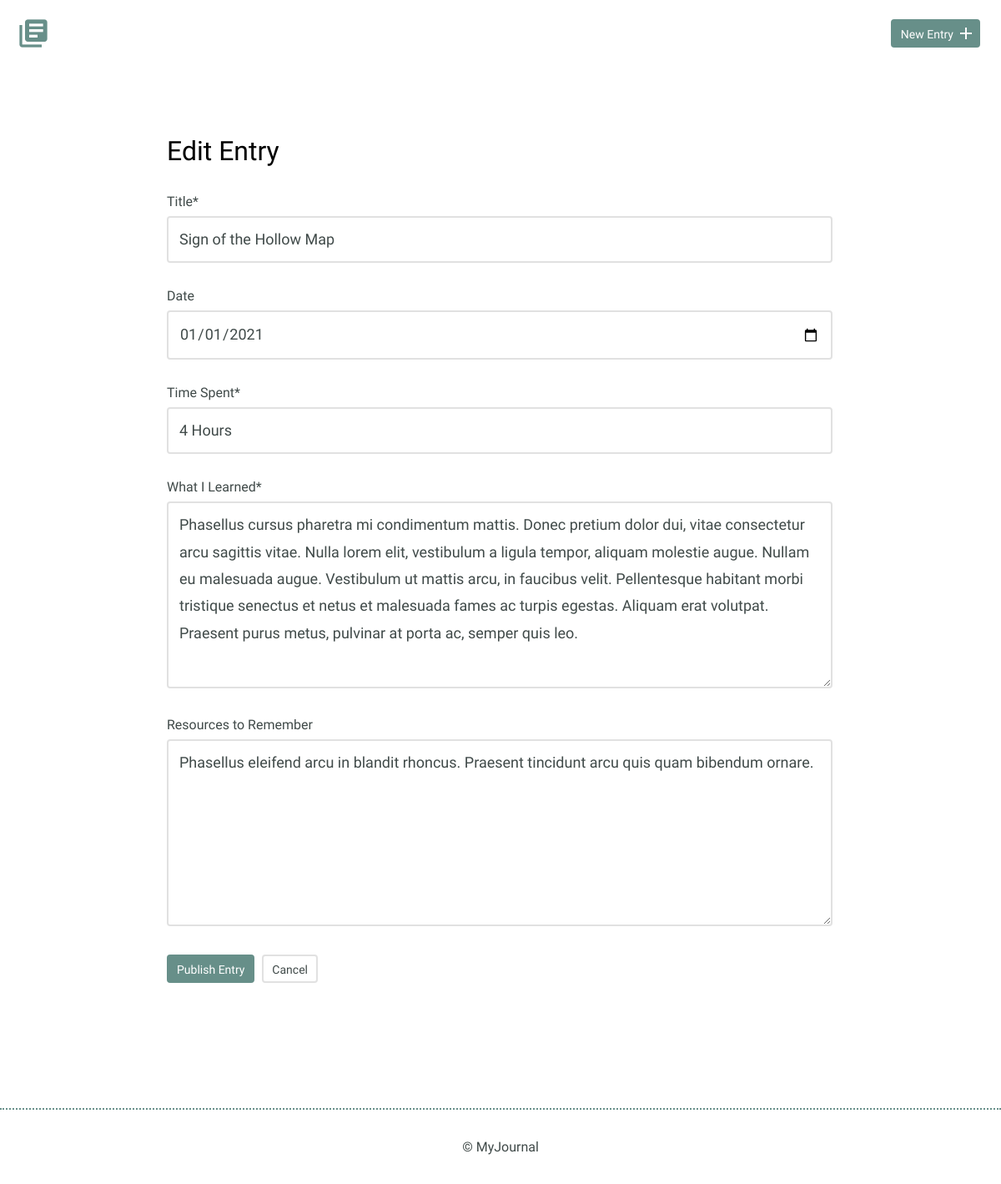
Page /edit.php?id=2 on the committed database.
### tables this page shows
CREATE TABLE "entries" (
	`id`	INTEGER,
	`title`	TEXT,
	`date`	TEXT,
	`time_spent`	INTEGER,
	`learned`	BLOB,
	`resources`	BLOB,
	PRIMARY KEY(`id`)
);

### inc/functions.php (called while the page is built, shortened)
<?php
function get_entry_single($id)
{
    require 'database.php';
    $sql = 'SELECT title, date, time_spent, learned, resources
            From entries WHERE id = ?';
    try {
        $results = $db->prepare($sql);
        $results->bindValue(1, $id, PDO::PARAM_INT);
        $results->execute();
    } catch (Exception $e) {
        echo $e->getMessage();
        exit;
    }
    return $results->fetch();
}

### edit.php (the view, shortened to what this page needs)
<?php
$pageTitle = 'Edit Journal';
$id = filter_input(INPUT_GET, 'id', FILTER_SANITIZE_NUMBER_INT);
require 'inc/functions.php';
require 'inc/globals.php';
$entry = get_entry_single($id);
$title = $entry['title'];
$date = $entry['date'];
$time = $entry['time_spent'];
$learned = $entry['learned'];
$resources = $entry['resources'];
echo $htmlHeader;
?>
<div class="edit-entry">
    <h2>Edit Entry</h2>
        <form method="post" action="">
            <label for="title"> Title*</label>
            <input id="title" type="text" name="title" value="<?php echo $title; ?>"><br>
            <label for="date">Date</label>
            <input id="date" type="date" name="date" value="<?php echo $date; ?>"><br>
            <label for="time-spent"> Time Spent*</label>
            <input id="time-spent" type="text" name="timeSpent" value="<?php echo $time; ?>"><br>
            <label for="what-i-learned">What I Learned*</label>
            <textarea id="what-i-learned" rows="5" name="whatILearned"><?php echo $learned; ?></textarea>
            <label for="resources-to-remember">Resources to Remember</label>
            <textarea id="resources-to-remember" rows="5" name="ResourcesToRemember"><?php echo $resources; ?></textarea>
            <input type="submit" value="Publish Entry" class="button">
            <a href="#" class="button button-secondary">Cancel</a>
        </form>
</div>
<?php
echo $htmlFooter;
?>

### css/site.css (style rules this page uses)
body { font-size: 16px; color: #404a49; font-family: 'Cousine', serif; font-weight: 400; }
.button { padding: 8px 10px 6px 10px; background: #678f89; border: 2px solid #678f89; border-radius: 4px; text-decoration: none; color: #FFF; position: relative; text-align: center; font-size: 14px; }
.button.button-secondary { background: #FFF; border: 2px solid #e1e1e1; color: #404a49; }
h1, h2, h3 { margin: 0; font-weight: 400; line-height: 1em; color: #000; }
h2 { font-size: 32px; }
.entry-list, .edit-entry, .new-entry { max-width: 800px; margin: 0 auto; padding: 70px 0 150px 0; }
.edit-entry h2, .new-entry h2 { margin-bottom: 35px; }
form label { display: block; margin-bottom: 8px; }
form input[type=text], form input[type=password], form input[type=date], form textarea { border: 2px solid #e1e1e1; font-size: 18px; line-height: 1.8em; padding:10px 13px; margin-bottom: 30px; border-radius: 4px; width: calc(100% - 32px); }
.edit-entry form textarea, .new-entry form textarea { min-height: 200px; }
input[type=submit] { margin-right: 5px; }

### rows in the picture
entries: title "Sign of the Hollow Map", date "01/01/2021", timeSpent "4 Hours", whatILearned "Phasellus cursus pharetra mi condimentum mattis. Donec pretium dolor dui, vitae consectetur arcu sagittis vitae. Nulla lorem elit, vestibulum a ligula tempor, aliquam molestie augue. Nullam eu malesuada augue. Vestibulum ut mattis arcu, in faucibus velit. Pellentesque habitant morbi tristique senectus et netus et malesuada fames ac turpis egestas. Aliquam erat volutpat. Praesent purus metus, pulvinar at porta ac, semper quis leo.", ResourcesToRemember "Phasellus eleifend arcu in blandit rhoncus. Praesent tincidunt arcu quis quam bibendum ornare."
